Frame 1 (no input): blank canvas, image omitted
Frame 60 (no input): blank canvas, image omitted
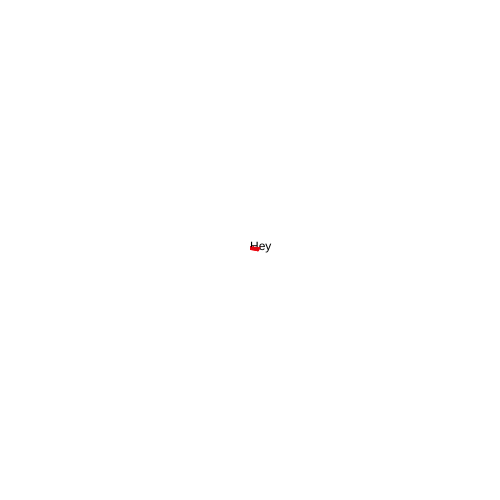
Frame 120 (the mouse pressed at the canvas centre since frame 60)

The p5.js sketch whose frames 1 and 60 were blank and that drew this single picture after the mouse press (run headless with seeded random() and noise() and a simulated clock; from frame 60 on, the mouse is pressed at the canvas centre):

// p5.js sketch
// ── sketch.js
var x=0;
var colour=255;

function setup(){
  createCanvas(500,500);
      background(255);
}

function draw(){
  
  
  if(mouseIsPressed) {
    textSize(x);
    x=x+0.1;
    text("Hey",mouseX,mouseY);
    fill(colour,10,20);
    colour=colour-0.5;
    noStroke();
  }
  
}
